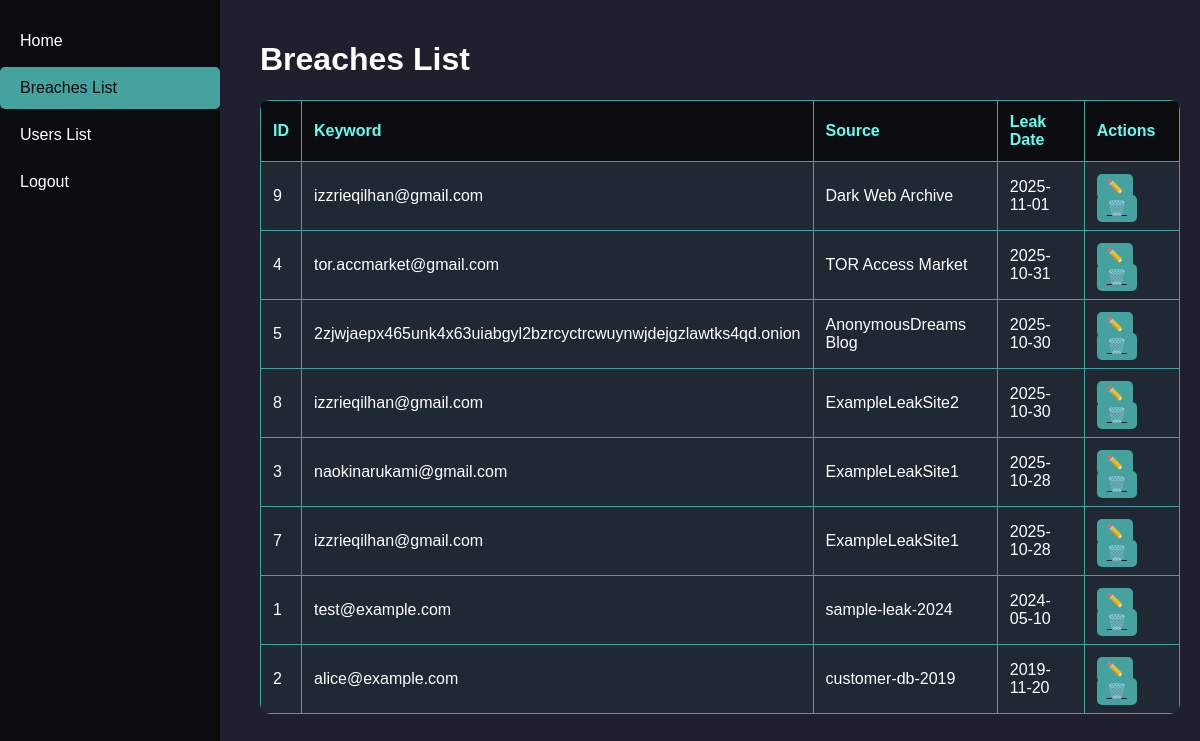
Page /admin/breaches.php (signed in) on the earlier database version.
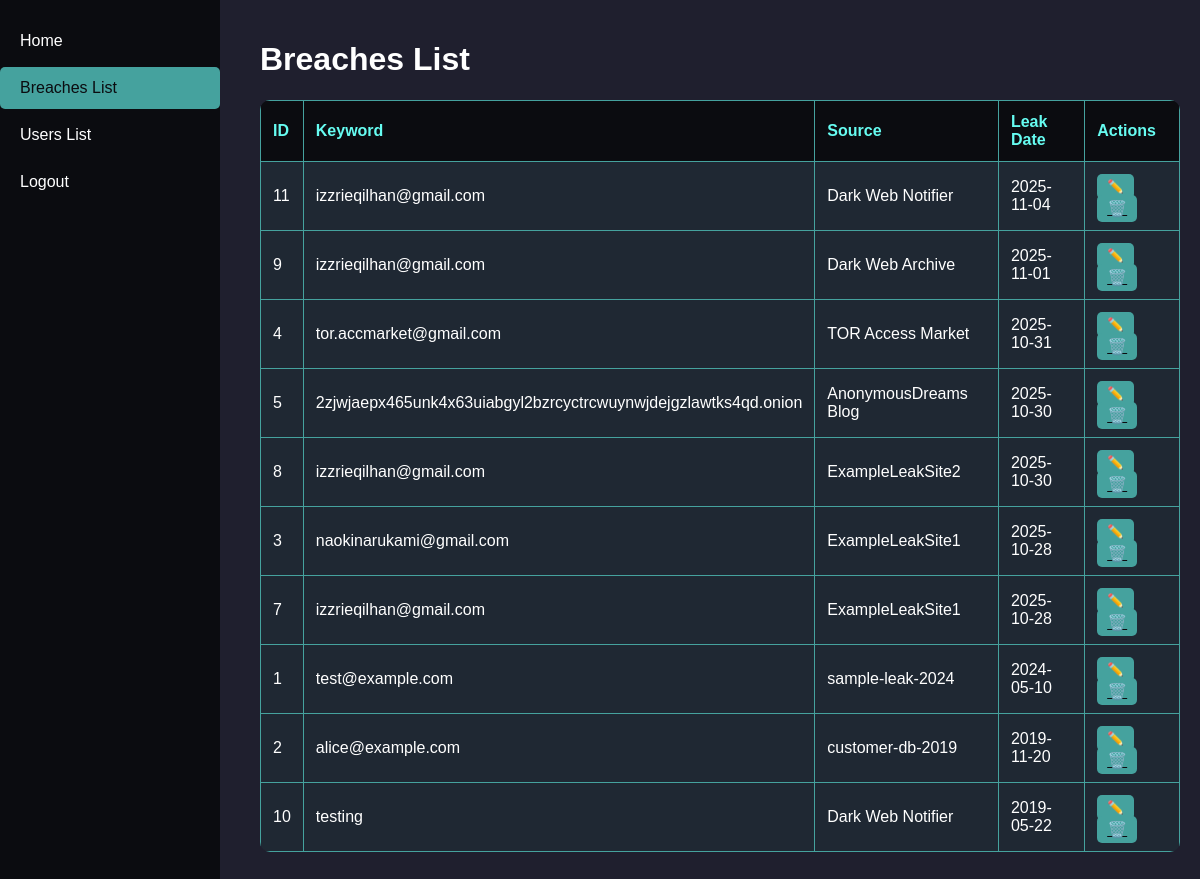
Same page on the later database version.
### tables this page shows
CREATE TABLE `breaches` (
  `id` int(11) NOT NULL,
  `keyword` varchar(255) NOT NULL,
  `source` varchar(255) DEFAULT 'unknown',
  `leak_date` date DEFAULT NULL,
  `description` text DEFAULT NULL,
  `created_at` timestamp NOT NULL DEFAULT current_timestamp()
);

### config/db.php (called while the page is built, shortened)
<?php
function e($s) {
    return htmlspecialchars($s, ENT_QUOTES | ENT_SUBSTITUTE, 'UTF-8');
}

### admin/breaches.php (the view, shortened to what this page needs)
<?php
require_once '../config/db.php';
$breaches = $mysqli->query("SELECT * FROM breaches ORDER BY leak_date DESC");
?>
<!DOCTYPE html>
<html lang="en">
<head>
    <link rel="stylesheet" href="../assets/css/admin.css">
</head>
<body>
    <div class="sidebar">
        <a href="admin.php">Home</a>
        <a href="breaches.php" class="active">Breaches List</a>
        <a href="users.php">Users List</a>
        <a href="admin_logout.php">Logout</a>
    </div>
    <div class="main">
        <h1>Breaches List</h1>
        <table>
            <thead>
                <tr>
                    <th>ID</th>
                    <th>Keyword</th>
                    <th>Source</th>
                    <th>Leak Date</th>
                    <th>Actions</th>
                </tr>
            </thead>
            <tbody>
                <?php while($row = $breaches->fetch_assoc()): ?>
                <tr>
                    <td><?= e($row['id']) ?></td>
                    <td><?= e($row['keyword']) ?></td>
                    <td><?= e($row['source']) ?></td>
                    <td><?= e($row['leak_date']) ?></td>
                    <td>
                        <button class="btn editBtn" data-id="<?= e($row['id']) ?>"
                            data-keyword="<?= e($row['keyword']) ?>" data-source="<?= e($row['source']) ?>"
                            data-leak="<?= e($row['leak_date']) ?>">✏️</button>
                        <a href="delete_breach.php?id=<?= e($row['id']) ?>"
                            onclick="return confirm('Delete this breach?')" class="btn">🗑️</a>
                    </td>
                </tr>
                <?php endwhile; ?>
            </tbody>
        </table>
    </div>
</body>
</html>

### assets/css/admin.css (style rules this page uses)
body { font-family: "Poppins", sans-serif; margin: 0; background: #1f2833; color: #fff; }
.sidebar { width: 200px; background: #0b0c10; height: 100vh; position: fixed; top: 0; left: 0; display: flex; flex-direction: column; }
.sidebar a { color: #66fcf1; padding: 15px; text-decoration: none; display: block; }
.main { margin-left: 200px; padding: 20px; }
table { width: 100%; border-collapse: collapse; }
th, td { border: 1px solid #45a29e; padding: 8px; text-align: left; }
th { background: #45a29e; color: #0b0c10; }
button, .btn { padding: 5px 10px; background: #45a29e; color: #0b0c10; border: none; border-radius: 5px; cursor: pointer; }

### admin/breaches.php (style rules this page uses)
body { font-family: "Poppins", sans-serif; margin: 0; background: #1f1f2e; color: #fff; }
.sidebar { width: 220px; background: #0b0c10; position: fixed; height: 100%; padding-top: 20px; }
.sidebar a { display: block; padding: 12px 20px; color: #fff; text-decoration: none; margin-bottom: 5px; }
.sidebar a:hover, .sidebar a.active { background: #45a29e; color: #0b0c10; border-radius: 5px; }
.main { margin-left: 240px; padding: 20px; }
table { width: 100%; border-collapse: collapse; background: #1f2833; border-radius: 10px; overflow: hidden; margin-bottom: 20px; }
table th, table td { padding: 12px; text-align: left; border-bottom: 1px solid #45a29e; }
table th { background: #0b0c10; color: #66fcf1; }
.btn { background: #45a29e; color: #0b0c10; border: none; border-radius: 5px; padding: 5px 10px; cursor: pointer; }

Differences in the rows shown:
added breaches: id "11", keyword "izzrieqilhan@gmail.com", source "Dark Web Notifier", leak_date "2025-11-04"
added breaches: id "10", keyword "testing", source "Dark Web Notifier", leak_date "2019-05-22"
